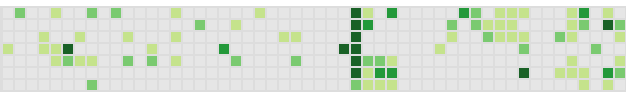

Recreate this plot in Python.
# ghcw.py

"""
Description: A Github contribution widget for Qtile
Author: David COBAC
Date Created: December 6, 2025
Date Modified: December 13, 2025
Version: 1.1
Python Version: 3.13
Dependencies: aiohttp, libqtile
License: GNU GPL Version 3
Repo: https://github.com/cobacdavid/my_qtile_widgets
"""

import asyncio
import webbrowser
from datetime import datetime, timedelta

import aiohttp
from libqtile.log_utils import logger
from libqtile.utils import send_notification
from libqtile.widget import base

QUERY = """
query($login: String!, $from: DateTime!, $to: DateTime!) {
  user(login: $login) {
    contributionsCollection(from: $from, to: $to) {
      contributionCalendar {
        totalContributions
        weeks {
          contributionDays {
            date
            contributionCount
          }
        }
      }
    }
  }
}
"""

THEMES = {'light': [[1 - (.25*i)**.5]*3 for i in range(5)],
          'dark': [[(.25*i)**.5]*3 for i in range(5)],
          'gh': [(.9, .9, .9),
                 (.77, .89, .55),
                 (.48, .79, .44),
                 (.14, .60, .23),
                 (.1, .38, .15)],
          'ghd': [(.09, .11, .13),
                  (0, .22, .13),
                  (0, .37, .18),
                  (.06, .60, .24),
                  (.15, .84, .27)],
          'xmas1': [(.97, .91, .88),
                    (.58, .48, .44),
                    (.43, .20, .11),
                    (.20, .21, .18),
                    (.13, .03, .04)],
          'xmas2': [(.95, .82, .68),
                    (.93, .62, .53),
                    (.94, .23, .24),
                    (.63, .05, .09),
                    (.21, .02, .03)],
          'xmas3': [(.85, .90, .95),
                    (.16, .42, .63),
                    (.67, .78, .66),
                    (.48, .61, .39),
                    (.33, .37, .25)],
          }


class Contrib_day:
    def __init__(self, x, y, dim, couleur):
        self.x = x
        self.y = y
        self.dim = dim
        self.couleur = couleur

    def draw(self, ctx):
        ctx.save()
        ctx.translate(self.x, self.y)
        ctx.rectangle(0, 0, self.dim, self.dim)
        ctx.set_source_rgb(*self.couleur)
        ctx.fill()
        ctx.restore()


class Ghcw(base._Widget):
    defaults = [
        ("colors", None, ""),
        ("empty_cell_color", None, ""),
        ("gap", None, ""),
        ("idgithub", "cobacdavid", ""),
        ("nweeks", 52, ""),
        ("theme", "gh", "")
    ]

    def __init__(self, token, **config):
        base._Widget.__init__(self, length=0, **config)
        self.add_defaults(self.defaults)
        self.token = token
        #
        if not self.token:
            logger.warning("You must provide a valid Github Token.")
            exit
        # async task to API
        self._tab_donnees = None
        asyncio.create_task(self.async_init())
        self.add_callbacks({"Button1": self.to_user_webpage,
                            "Button3": self.send_themes})

    def to_user_webpage(self):
        url = f"https://github.com/{self.idgithub}"
        webbrowser.open(url)

    def send_themes(self):
        send_notification("GHCW", " ".join(THEMES.keys()))

    async def async_init(self):
        """Partie asynchrone de l'init."""
        data = await self.fetch_contribs()
        self._tab_donnees = data
        # draw widget and update bar
        self.draw()
        self.bar.draw()

    async def fetch_contribs(self):
        today = datetime.today()
        past = today - timedelta(days=7 * self.nweeks)
        async with aiohttp.ClientSession() as session:
            async with session.post("https://api.github.com/graphql",
                                    json={"query": QUERY,
                                          "variables":
                                          {'login': self.idgithub,
                                           'from': past.isoformat(),
                                           'to': today.isoformat()}},
                                    headers={"Authorization":
                                             f"Bearer {self.token}",
                                             "Content-Type":
                                             "application/json"}
                                    ) as resp:
                res = await resp.json()

        tab_donnees = []
        weeks = (res["data"]["user"]["contributionsCollection"]
                 ["contributionCalendar"]["weeks"])
        for w in weeks:
            for day in w["contributionDays"]:
                tab_donnees.append((day["date"], day["contributionCount"]))
        # append empty days to align week
        missing = 6 - today.weekday()
        for k in range(missing):
            tab_donnees.append(((today + timedelta(days=k+1)).isoformat()[:10],
                                0)
                               )
        return tab_donnees[-7 * self.nweeks:]

    def draw(self):
        if self._tab_donnees is None:
            # no data
            self.drawer.clear(self.background or self.bar.background)
            self.length = 0
            self.draw_at_default_position()
            return

        # no gap is provided, search for the "best" gap value
        if self.gap is None:
            # process to improve
            sol = (float('inf'), None)
            for g in range(1, 10):
                reste = self.bar.height - 8 * g
                if reste % 7 == 0 and reste // 7 > 1:
                    sol = (0, g)
                    break
                elif reste < sol[0] and reste // 7 > 1:
                    sol = (reste, g)
            self.gap = sol[1] or 0
            logger.warning("Considering your bar height, "
                           f"widget ghcw gap's choice is {self.gap}"
                           "\nYou can force a different value "
                           "using 'gap' option.")

        self.dim = (self.bar.height - 8 * self.gap) // 7
        step = self.dim + self.gap
        lgth = self.nweeks*step - self.gap
        hght = 7*self.dim + 8*self.gap

        self.drawer.clear(self.background or self.bar.background)
        ctx = self.drawer.ctx
        ctx.translate(0, (self.bar.height - hght) / 2)

        if not self.colors:
            self.colors = THEMES[self.theme]
        if self.empty_cell_color:
            self.colors[0] = self.empty_cell_color

        for col in range(self.nweeks):
            for lig in range(7):
                intensity = self._tab_donnees[col * 7 + lig][1]
                couleur = self.colors[min(4, int(intensity))]
                Contrib_day(col*step,
                            self.gap + lig*step,
                            self.dim, couleur).draw(ctx)

        self.length = lgth
        self.draw_at_default_position()
